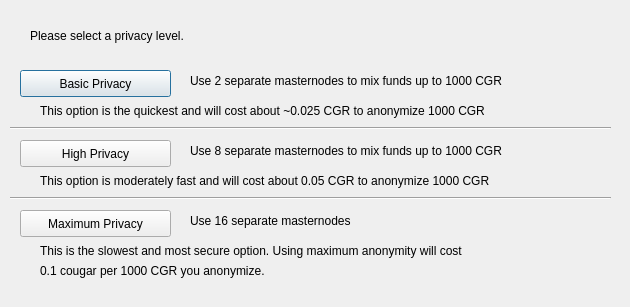
<?xml version="1.0" encoding="UTF-8"?>
<ui version="4.0">
 <class>DarksendConfig</class>
 <widget class="QDialog" name="DarksendConfig">
  <property name="geometry">
   <rect>
    <x>0</x>
    <y>0</y>
    <width>630</width>
    <height>307</height>
   </rect>
  </property>
  <property name="windowTitle">
   <string>Configure Darksend</string>
  </property>
  <widget class="QPushButton" name="buttonBasic">
   <property name="geometry">
    <rect>
     <x>20</x>
     <y>70</y>
     <width>151</width>
     <height>27</height>
    </rect>
   </property>
   <property name="text">
    <string>Basic Privacy</string>
   </property>
  </widget>
  <widget class="QPushButton" name="buttonHigh">
   <property name="geometry">
    <rect>
     <x>20</x>
     <y>140</y>
     <width>151</width>
     <height>27</height>
    </rect>
   </property>
   <property name="text">
    <string>High Privacy</string>
   </property>
  </widget>
  <widget class="QPushButton" name="buttonMax">
   <property name="geometry">
    <rect>
     <x>20</x>
     <y>210</y>
     <width>151</width>
     <height>27</height>
    </rect>
   </property>
   <property name="text">
    <string>Maximum Privacy</string>
   </property>
  </widget>
  <widget class="QLabel" name="label">
   <property name="geometry">
    <rect>
     <x>30</x>
     <y>20</y>
     <width>571</width>
     <height>31</height>
    </rect>
   </property>
   <property name="text">
    <string>Please select a privacy level.</string>
   </property>
  </widget>
  <widget class="QLabel" name="label_2">
   <property name="geometry">
    <rect>
     <x>190</x>
     <y>70</y>
     <width>421</width>
     <height>21</height>
    </rect>
   </property>
   <property name="text">
    <string>Use 2 separate masternodes to mix funds up to 1000 CGR</string>
   </property>
  </widget>
  <widget class="QLabel" name="label_3">
   <property name="geometry">
    <rect>
     <x>190</x>
     <y>140</y>
     <width>411</width>
     <height>21</height>
    </rect>
   </property>
   <property name="text">
    <string>Use 8 separate masternodes to mix funds up to 1000 CGR</string>
   </property>
  </widget>
  <widget class="QLabel" name="label_4">
   <property name="geometry">
    <rect>
     <x>190</x>
     <y>210</y>
     <width>421</width>
     <height>21</height>
    </rect>
   </property>
   <property name="text">
    <string>Use 16 separate masternodes</string>
   </property>
  </widget>
  <widget class="QLabel" name="label_6">
   <property name="geometry">
    <rect>
     <x>40</x>
     <y>100</y>
     <width>561</width>
     <height>21</height>
    </rect>
   </property>
   <property name="text">
    <string>This option is the quickest and will cost about ~0.025 CGR to anonymize 1000 CGR</string>
   </property>
  </widget>
  <widget class="QLabel" name="label_7">
   <property name="geometry">
    <rect>
     <x>40</x>
     <y>170</y>
     <width>561</width>
     <height>21</height>
    </rect>
   </property>
   <property name="text">
    <string>This option is moderately fast and will cost about 0.05 CGR to anonymize 1000 CGR</string>
   </property>
  </widget>
  <widget class="QLabel" name="label_8">
   <property name="geometry">
    <rect>
     <x>40</x>
     <y>240</y>
     <width>561</width>
     <height>21</height>
    </rect>
   </property>
   <property name="text">
    <string>This is the slowest and most secure option. Using maximum anonymity will cost</string>
   </property>
  </widget>
  <widget class="QLabel" name="label_9">
   <property name="geometry">
    <rect>
     <x>40</x>
     <y>260</y>
     <width>561</width>
     <height>21</height>
    </rect>
   </property>
   <property name="text">
    <string>0.1 cougar per 1000 CGR you anonymize.</string>
   </property>
  </widget>
  <widget class="Line" name="line">
   <property name="geometry">
    <rect>
     <x>10</x>
     <y>120</y>
     <width>601</width>
     <height>16</height>
    </rect>
   </property>
   <property name="orientation">
    <enum>Qt::Horizontal</enum>
   </property>
  </widget>
  <widget class="Line" name="line_2">
   <property name="geometry">
    <rect>
     <x>10</x>
     <y>190</y>
     <width>601</width>
     <height>16</height>
    </rect>
   </property>
   <property name="orientation">
    <enum>Qt::Horizontal</enum>
   </property>
  </widget>
 </widget>
 <resources/>
 <connections/>
</ui>
